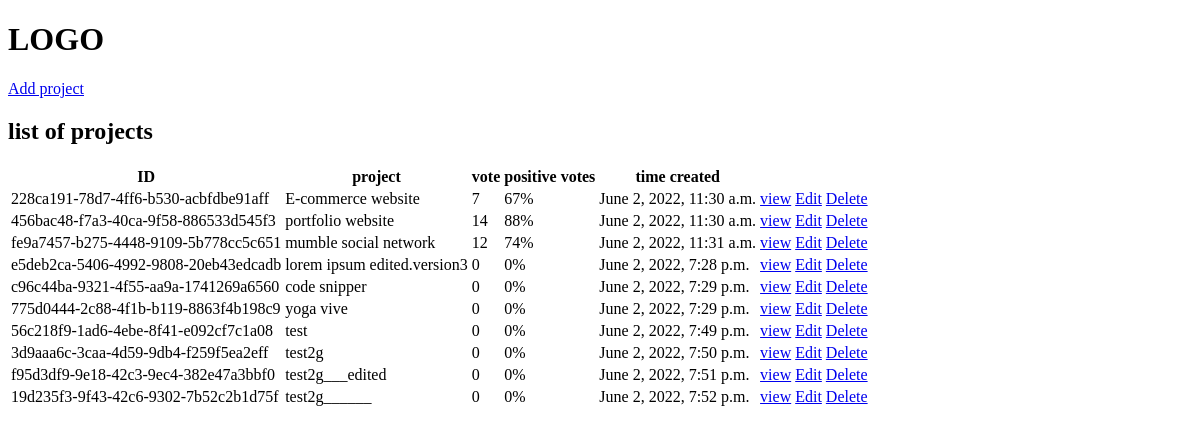
Before: / with the older database file.
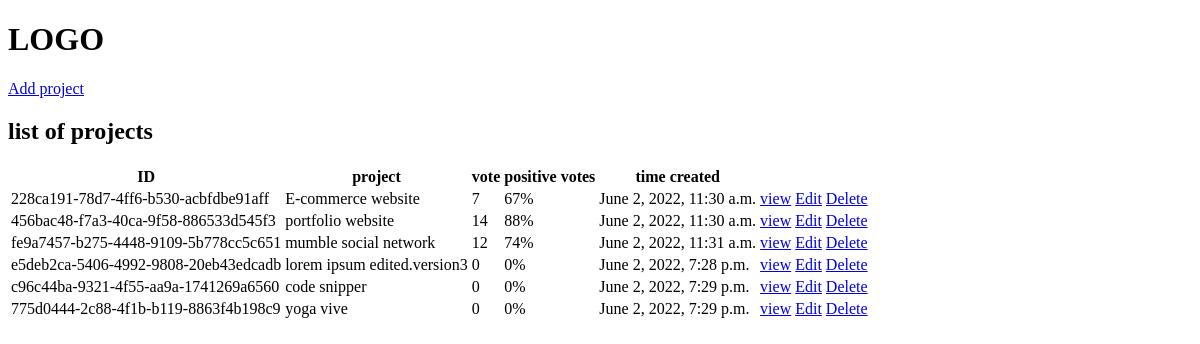
After: the same page with the newer database file.
### projects/models.py (models this page shows, shortened)
class Project(models.Model):
    title = models.CharField(max_length=200)
    description = models.TextField(null=True, blank=True)
    demo_link = models.CharField(max_length=2000, null=True, blank=True)
    source_code = models.CharField(max_length=2000, null=True, blank=True)
    tags = models.ManyToManyField('Tag', blank=True)
    vote_total = models.IntegerField(default=0, null=True, blank=True)
    vote_ratio = models.IntegerField(default=0, null=True, blank=True)
    created = models.DateTimeField(auto_now_add=True)
    id = models.UUIDField(default=uuid.uuid4, unique=True, editable=False, primary_key=True)

### projects/views.py (the view)
# urls.py: path('', include('projects.urls')),
def projects(request):
    all_projects = Project.objects.all()
    context = {
        'projects' : all_projects,
    }
    return render(request, 'projects/projects.html', context)

### projects/templates/projects/projects.html
{% extends 'main.html' %}
{% block content %}
     <h2>list of projects</h2>
    <table>
    <tr>
        <th>ID</th>
        <th>project</th>
        <th>vote</th>
        <th>positive votes</th>
        <th>time created</th>
        <th></th>
        <th></th>
        <th></th>
    </tr>
    {% for project in projects %}
        <tr>
        <td> {{ project.id }} </td>
        <td> {{ project.title }} </td>
        <td> {{ project.vote_total }} </td>
        <td> {{ project.vote_ratio }}%</td>
        <td> {{ project.created }} </td>
        <td><a href="{% url 'project' project.id %}">view</a> </td>
        <td><a href="{% url 'update_project' project.id %}">Edit</a> </td>
        <td><a href="{% url 'delete_project' project.id %}">Delete</a> </td>
        </tr>
    {% endfor %}
    </table>
{% endblock %}

### templates/main.html (shortened to what this page needs)
<!doctype html>
<html lang="en">
<head>
</head>
<body>
{% include 'navbar.html' %}
{% block content %}
{% endblock %}
</body>
</html>

### templates/navbar.html
<h1>LOGO</h1>
<a href="{% url 'create_project' %}">Add project</a>

Changed rows visible on the page:
removed Project: id "56c218f9-1ad6-4ebe-8f41-e092cf7c1a08", title "test", vote_total "0", vote_ratio "0", created "June 2, 2022, 7:49 p.m."
removed Project: id "3d9aaa6c-3caa-4d59-9db4-f259f5ea2eff", title "test2g", vote_total "0", vote_ratio "0", created "June 2, 2022, 7:50 p.m."
removed Project: id "f95d3df9-9e18-42c3-9ec4-382e47a3bbf0", title "test2g___edited", vote_total "0", vote_ratio "0", created "June 2, 2022, 7:51 p.m."
removed Project: id "19d235f3-9f43-42c6-9302-7b52c2b1d75f", title "test2g______", vote_total "0", vote_ratio "0", created "June 2, 2022, 7:52 p.m."
